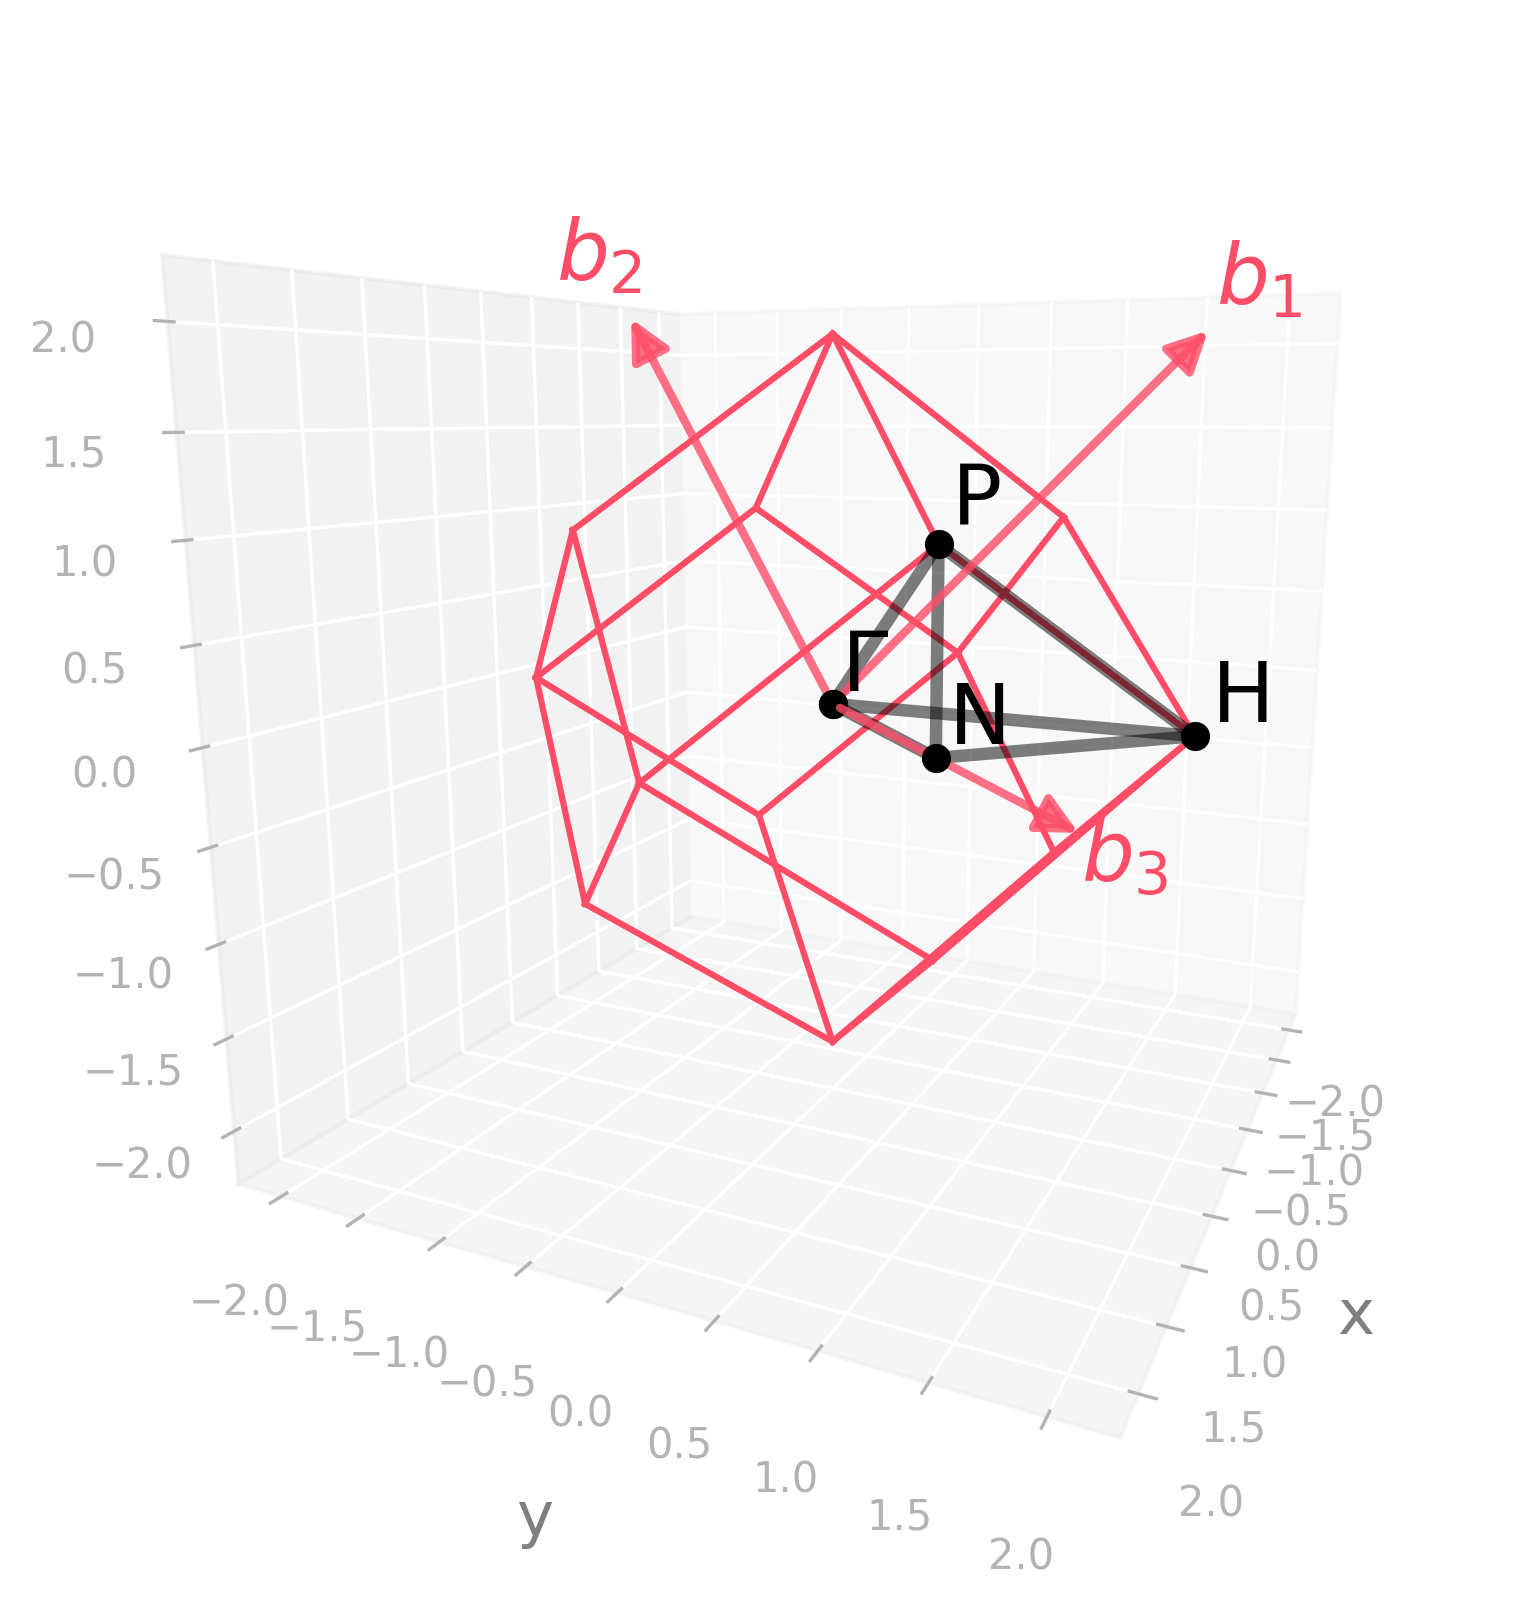

This figure's Python source:
import radtools as rad

l = rad.lattice_example(f"BCC")
l.plot("brillouin-kpath")
# Save an image:
l.savefig(
    "bcc_brillouin.png",
    elev=11,
    azim=25,
    dpi=300,
   bbox_inches="tight",
)
# Interactive plot:
l.show(elev=11, azim=25)
